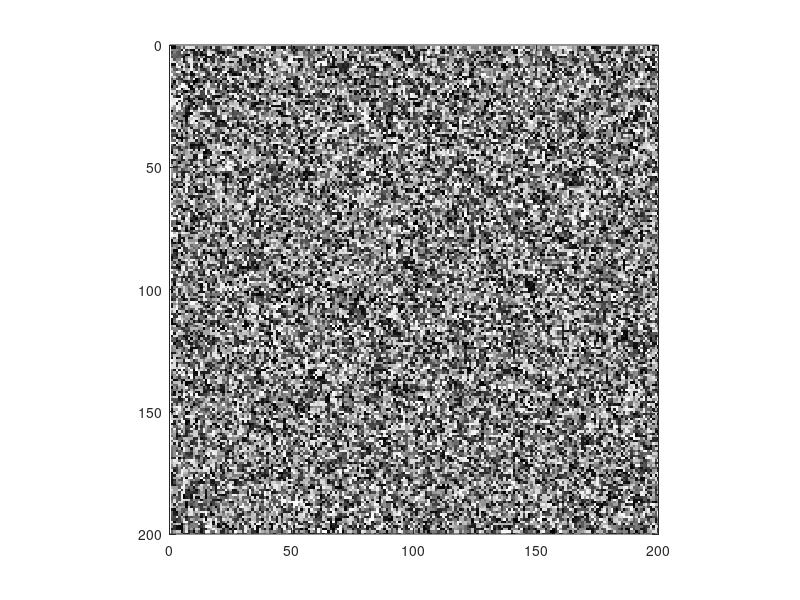

The MATLAB source for this figure:
% TODO: wrap into a function

greymap = linspace(0, 1, 255)';
colormap([greymap greymap greymap]);

w = 200;
h = 200;
img = floor(255 * rand(w, h));

for i = 1:(w-1)
	for j = 1:(h-1)
		r = rand();
		if(r > 0.5)
			img(i, j) = img(i + round(rand()), j + round(rand()));
		end;
	end;
end;
image(img);
axis equal;
axis([0 w 0 h]);